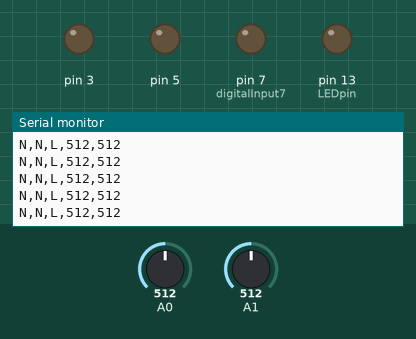
Recording of a sketch running on a simulated Arduino Uno, built with avr-gcc and run on an emulated ATmega328P. Shown: output pins drawn as LEDs (lit = HIGH), the last lines printed to the serial monitor. The inputs (shaded band) are chosen by the test bench; at power-on: A0 = 512, A1 = 512.

Above: at 1.2 s.
1.3 s: A0 set to 107
At 1.8 s:
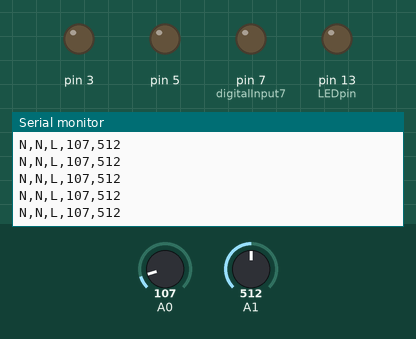
2.8 s: A0 set to 95
At 3.3 s:
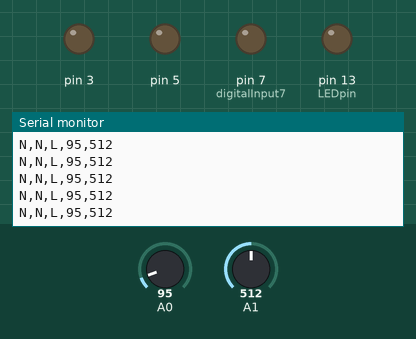
Timing chart, 0 to 5.8 s (numbered marks = the images above; inputs shaded):
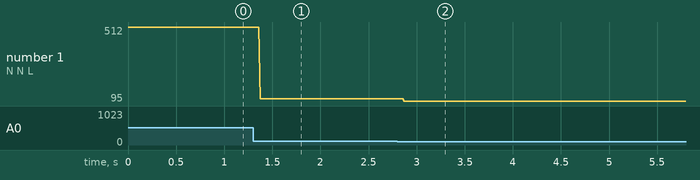

Measured:
- after the input at 1.3 s, the serial monitor: prints a new line after 0.07 s (image 1)
- after the input at 2.8 s, the serial monitor: prints a new line after 0.07 s (image 2)
- plotted number 1: 512 → 107 after the input at 1.3 s, 107 → 95 after the input at 2.8 s

The sketch:

EtchASketch.ino
```cpp
/*
   Etch-a-Sketch_wswitches

   A simple program to read two potentiometers connected to analog 0 and 1, interpret them as an ordered pair (x,y)
   and send them via serial to the computer

   based on Graph:  http://www.arduino.cc/en/Tutorial/Graph
   7/2011 - modified by cdubois
*/

#include <Stdio.h>

// for pots
int xCoord;
int yCoord;
char coords[10];

// for switches
// variables for input pin and control LED
// input 7 is to clear screen
// input 3 is to begin drawing again
// input 5 is to change color
int digitalInput3 = 3;  // draw
int digitalInput5 = 5;  // change color
int digitalInput7 = 7;  // clear
int LEDpin = 13;
// variable to store the value
int value3 = '0';
int value5 = '0';
int value7 = '0';


void setup()
{
  // declare pin modes

  pinMode(3, OUTPUT);
  pinMode(5, OUTPUT);
  pinMode(digitalInput7, OUTPUT);
  pinMode(LEDpin, OUTPUT);

  Serial.begin(9600);
}

void loop()
{
  // read the value on digital input
  value3 = digitalRead(3);

  // write this value to the control LED pin
  digitalWrite(LEDpin, value3);

  // switch to draw  is checked
  // if the value6 is high then send the letter "Y" else send "N"
  // Serial.print(value3);
  if (value3 ) {
    Serial.print("Y," );
  }
  else
  {
    Serial.print("N," );
  }


  // switch to change color  is checked
  // if the value6 is high then send the letter "E" else send "N"

  value5 = digitalRead(5);
  if (value5 ) {
    Serial.print("E," );
  }
  else
  {
    Serial.print("N," );
  }

  value7 = digitalRead(7);
  // switch to clear screen is checked
  // Serial.print (value7);
  if (value7  ) {
    Serial.print("C," );
  }
  else
  {
    Serial.print("L," );
  }


  xCoord = analogRead(A0);
  yCoord = analogRead(A1);
  map(xCoord, 0, 1023, 0, 1400);
  map(yCoord, 0, 850, 0, 1400);
  sprintf(coords, "%d,%d", xCoord, yCoord);
  Serial.println(coords);


  //  delay(5);

}
```
